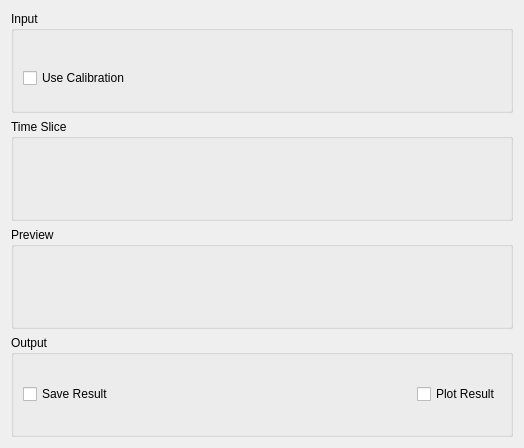
<?xml version="1.0" encoding="UTF-8"?>
<ui version="4.0">
 <class>ISISDiagnostics</class>
 <widget class="QWidget" name="ISISDiagnostics">
  <property name="geometry">
   <rect>
    <x>0</x>
    <y>0</y>
    <width>524</width>
    <height>448</height>
   </rect>
  </property>
  <property name="windowTitle">
   <string>Form</string>
  </property>
  <layout class="QVBoxLayout" name="verticalLayout_25">
   <item>
    <widget class="QGroupBox" name="gbInput">
     <property name="title">
      <string>Input</string>
     </property>
     <layout class="QVBoxLayout" name="verticalLayout_4">
      <item>
       <layout class="QHBoxLayout" name="loInputFiles">
        <item>
         <widget class="MantidQt::MantidWidgets::MWRunFiles" name="dsInputFiles" native="true">
          <property name="sizePolicy">
           <sizepolicy hsizetype="Preferred" vsizetype="Fixed">
            <horstretch>0</horstretch>
            <verstretch>41</verstretch>
           </sizepolicy>
          </property>
          <property name="findRunFiles" stdset="0">
           <bool>true</bool>
          </property>
          <property name="label" stdset="0">
           <string>Input Files</string>
          </property>
          <property name="multipleFiles" stdset="0">
           <bool>true</bool>
          </property>
          <property name="fileExtensions" stdset="0">
           <stringlist>
            <string>.raw</string>
           </stringlist>
          </property>
         </widget>
        </item>
       </layout>
      </item>
      <item>
       <layout class="QHBoxLayout" name="loCalibration">
        <item>
         <widget class="QCheckBox" name="ckUseCalibration">
          <property name="sizePolicy">
           <sizepolicy hsizetype="Minimum" vsizetype="Minimum">
            <horstretch>0</horstretch>
            <verstretch>0</verstretch>
           </sizepolicy>
          </property>
          <property name="text">
           <string>Use Calibration</string>
          </property>
         </widget>
        </item>
        <item>
         <widget class="MantidQt::MantidWidgets::DataSelector" name="dsCalibration" native="true">
          <property name="sizePolicy">
           <sizepolicy hsizetype="Minimum" vsizetype="Fixed">
            <horstretch>0</horstretch>
            <verstretch>0</verstretch>
           </sizepolicy>
          </property>
          <property name="autoLoad" stdset="0">
           <bool>true</bool>
          </property>
          <property name="loadLabelText" stdset="0">
           <string/>
          </property>
          <property name="workspaceSuffixes" stdset="0">
           <stringlist>
            <string>_calib</string>
           </stringlist>
          </property>
          <property name="fileBrowserSuffixes" stdset="0">
           <stringlist>
            <string>_calib.nxs</string>
           </stringlist>
          </property>
          <property name="showLoad" stdset="0">
           <bool>false</bool>
          </property>
         </widget>
        </item>
       </layout>
      </item>
     </layout>
    </widget>
   </item>
   <item>
    <widget class="QGroupBox" name="gbTimeSlice">
     <property name="title">
      <string>Time Slice</string>
     </property>
     <layout class="QHBoxLayout" name="horizontalLayout_2">
      <item>
       <layout class="QVBoxLayout" name="properties"/>
      </item>
      <item>
       <widget class="MantidQt::MantidWidgets::PreviewPlot" name="ppRawPlot" native="true">
        <property name="canvasColour" stdset="0">
         <color>
          <red>255</red>
          <green>255</green>
          <blue>255</blue>
         </color>
        </property>
       </widget>
      </item>
     </layout>
    </widget>
   </item>
   <item>
    <widget class="QGroupBox" name="gbPreview">
     <property name="title">
      <string>Preview</string>
     </property>
     <layout class="QVBoxLayout" name="verticalLayout_15">
      <item>
       <widget class="MantidQt::MantidWidgets::PreviewPlot" name="ppSlicePreview" native="true">
        <property name="canvasColour" stdset="0">
         <color>
          <red>255</red>
          <green>255</green>
          <blue>255</blue>
         </color>
        </property>
       </widget>
      </item>
     </layout>
    </widget>
   </item>
   <item>
    <widget class="QGroupBox" name="gbOutput">
     <property name="title">
      <string>Output</string>
     </property>
     <layout class="QHBoxLayout" name="horizontalLayout_3">
      <item>
       <widget class="QCheckBox" name="ckSave">
        <property name="text">
         <string>Save Result</string>
        </property>
       </widget>
      </item>
      <item>
       <spacer name="horizontalSpacer_1">
        <property name="orientation">
         <enum>Qt::Horizontal</enum>
        </property>
        <property name="sizeHint" stdset="0">
         <size>
          <width>40</width>
          <height>20</height>
         </size>
        </property>
       </spacer>
      </item>
      <item>
       <widget class="QCheckBox" name="ckPlot">
        <property name="text">
         <string>Plot Result</string>
        </property>
       </widget>
      </item>
     </layout>
    </widget>
   </item>
  </layout>
 </widget>
 <customwidgets>
  <customwidget>
   <class>MantidQt::MantidWidgets::MWRunFiles</class>
   <extends>QWidget</extends>
   <header>MantidQtMantidWidgets/MWRunFiles.h</header>
  </customwidget>
  <customwidget>
   <class>MantidQt::MantidWidgets::DataSelector</class>
   <extends>QWidget</extends>
   <header>MantidQtMantidWidgets/DataSelector.h</header>
  </customwidget>
  <customwidget>
   <class>MantidQt::MantidWidgets::PreviewPlot</class>
   <extends>QWidget</extends>
   <header>MantidQtMantidWidgets/PreviewPlot.h</header>
   <container>1</container>
  </customwidget>
 </customwidgets>
 <resources/>
 <connections/>
</ui>
